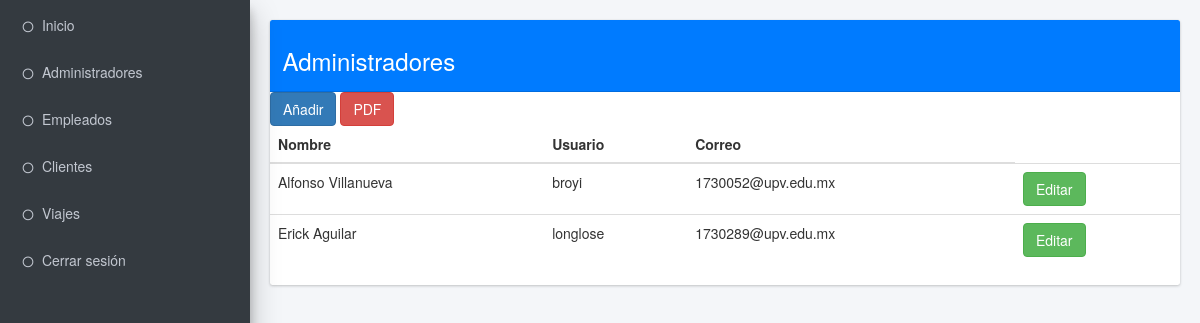
The app's page /vistas/plantilla.php (signed in), older data.
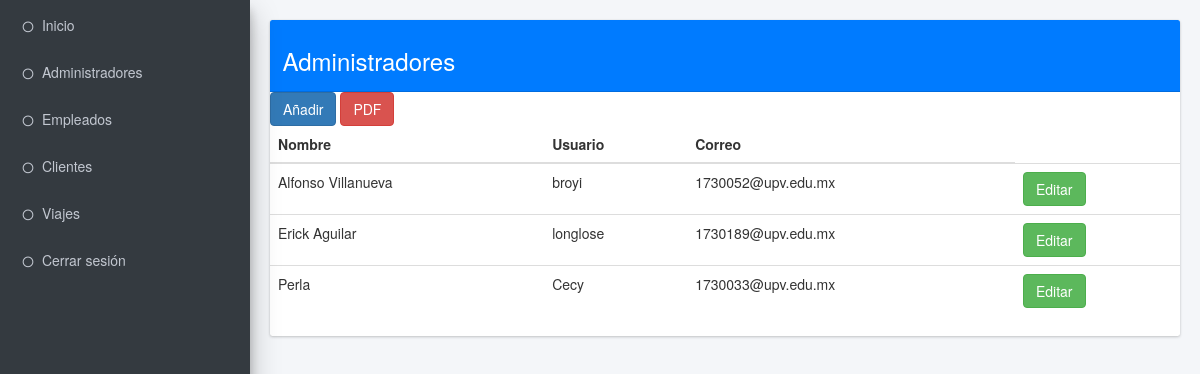
The same page, newer data.
### tables this page shows
CREATE TABLE `administradores` (
  `id` int(11) NOT NULL,
  `nombre` varchar(50) DEFAULT NULL,
  `usuario` varchar(20) DEFAULT NULL,
  `contra` varchar(20) DEFAULT NULL,
  `correo` varchar(25) DEFAULT NULL
);

### modelos/selectTables.php (called while the page is built, shortened)
<?php
    include_once "../controladores/conexion.php";
    $getAdmin = $BD -> query("SELECT nombre, usuario, correo FROM administradores");
    $resultado_Admin = $getAdmin -> fetchAll(PDO::FETCH_OBJ);
?>

### vistas/plantilla.php (the view, shortened to what this page needs)
<?php
  include_once "../modelos/selectTables.php";
?>
<!DOCTYPE html>
<html>
<head>
  <link rel="stylesheet" href="plugins/fontawesome-free/css/all.min.css">
  <link rel="stylesheet" href="https://code.ionicframework.com/ionicons/2.0.1/css/ionicons.min.css">
  <link rel="stylesheet" href="css/adminlte.min.css">
  <link rel="stylesheet" href="https://maxcdn.bootstrapcdn.com/bootstrap/3.4.1/css/bootstrap.min.css">
</head>
<body class="hold-transition sidebar-mini layout-fixed">
<div class="wrapper">
  <aside class="main-sidebar sidebar-dark-primary elevation-4">
    <div class="sidebar">
      <nav class="mt-2">
        <ul class="nav nav-pills nav-sidebar flex-column" data-widget="treeview" role="menu" data-accordion="false">
          <li class="nav-item">
            <a href="#" class="nav-link">
              <i class="far fa-circle nav-icon"></i>
              <p>Inicio</p>
            </a>
          </li>
        </ul>
      </nav>
      <nav class="mt-2">
        <ul class="nav nav-pills nav-sidebar flex-column" data-widget="treeview" role="menu" data-accordion="false">
          <li class="nav-item">
            <a href="#" class="nav-link">
              <i class="far fa-circle nav-icon"></i>
              <p>Administradores</p>
            </a>
          </li>
        </ul>
      </nav>
      <nav class="mt-2">
        <ul class="nav nav-pills nav-sidebar flex-column" data-widget="treeview" role="menu" data-accordion="false">
          <li class="nav-item">
            <a href="#" class="nav-link">
              <i class="far fa-circle nav-icon"></i>
              <p>Empleados</p>
            </a>
          </li>
        </ul>
      </nav>
      <nav class="mt-2">
        <ul class="nav nav-pills nav-sidebar flex-column" data-widget="treeview" role="menu" data-accordion="false">
          <li class="nav-item">
            <a href="#" class="nav-link">
              <i class="far fa-circle nav-icon"></i>
              <p>Clientes</p>
            </a>
          </li>
        </ul>
      </nav>
      <nav class="mt-2">
        <ul class="nav nav-pills nav-sidebar flex-column" data-widget="treeview" role="menu" data-accordion="false">
          <li class="nav-item">
            <a href="#" class="nav-link">
              <i class="far fa-circle nav-icon"></i>
              <p>Viajes</p>
            </a>
          </li>
        </ul>
      </nav>
      <nav class="mt-2">
        <ul class="nav nav-pills nav-sidebar flex-column" data-widget="treeview" role="menu" data-accordion="false">
          <li class="nav-item">
            <a href="#" class="nav-link">
              <i class="far fa-circle nav-icon"></i>
              <p>Cerrar sesión</p>
            </a>
          </li>
        </ul>
      </nav>
    </div>
  </aside>
  <div class="content-wrapper">
    <br>
    <section class="content">
      <div class="container-fluid">
        <div class="row">
          <div class="col-md-12">
            <div class="card card-primary">
              <div class="card-header">
                <h3>Administradores</h3>
              </div>
              <form role="form" id="quickForm">
                <a href="agregarAdministrador.php">
    <input type="submit" name="" value="Añadir" class="btn btn-primary">
  </a>
    <a href="../modelos/pdf_Admin.php" target="_blank">
      <button type="button" name="button" class="btn btn-danger">PDF</button>
    </a>
  <div class="crudAdmin" align="center">
    <table class="table table-hover">
      <thead>
        <tr>
          <th>Nombre</th>
          <th>Usuario</th>
          <th>Correo</th>
        </tr>
      </thead>
      <tbody>
        <?php foreach ($resultado_Admin as $resultado_Admin){ ?>
        <tr>
        <?php $nombreUsr = $resultado_Admin -> nombre ?>
        <td> <?php echo $resultado_Admin -> nombre ?></td>
        <td> <?php echo $resultado_Admin -> usuario ?></td>
        <td><?php echo $resultado_Admin -> correo ?></td>
        <td>
          <form action="editarAdministrador.php" method="post">
            <button class="btn btn-success" type="submit" name="editar"
            value="<?php echo htmlspecialchars($nombreUsr); ?>">Editar</button>
          </form>
        </td>
      </tr>
        <?php } ?>
      </tbody>
    </table>
  </div>
              </form>
            </div>
            </div>
          <div class="col-md-6">
          </div>
        </div>
      </div>
    </section>
  </div>
</body>
</html>

Row changes from the older to the newer data that the page shows:
changed administradores "Erick Aguilar": correo "1730289@upv.edu.mx" → "1730189@upv.edu.mx"
added administradores: nombre "Perla", usuario "Cecy", correo "1730033@upv.edu.mx"
